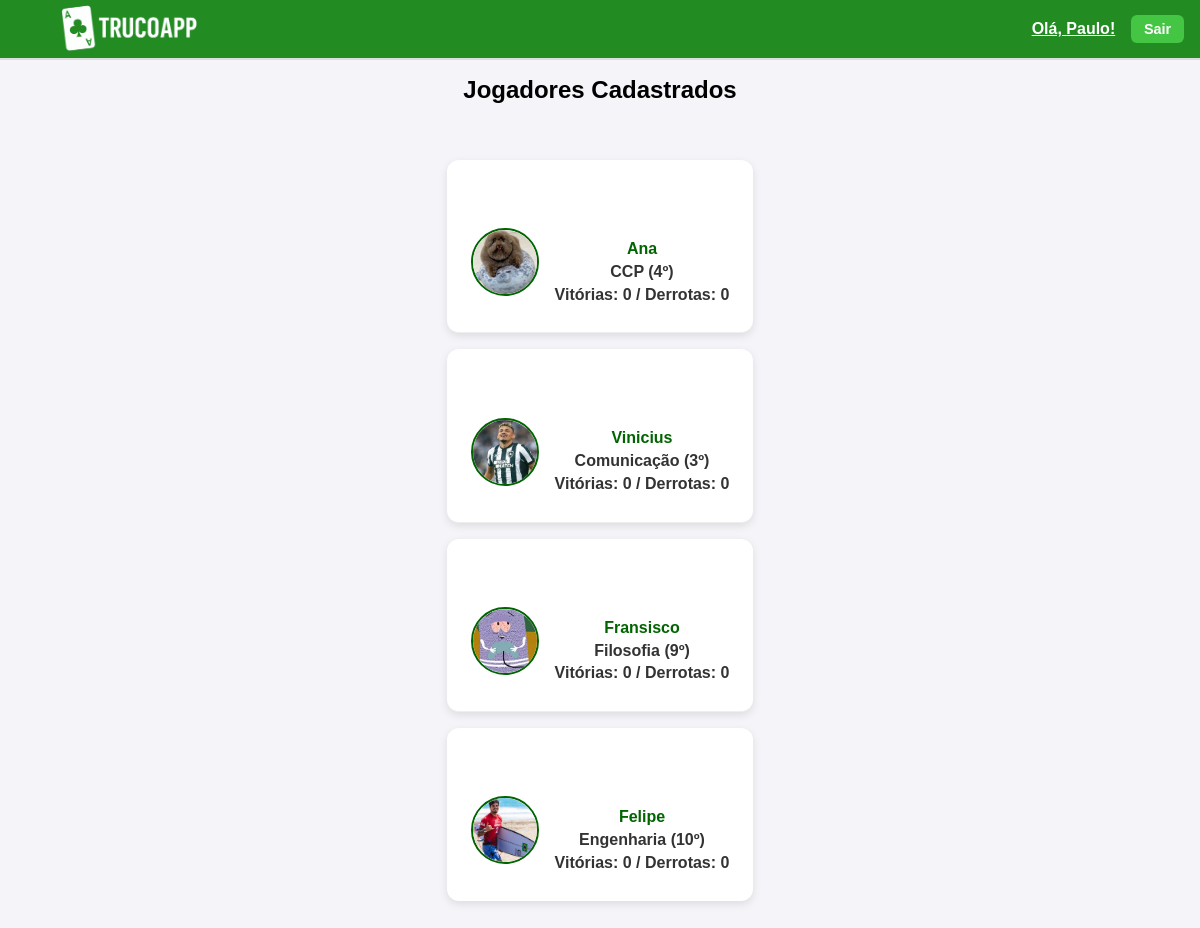
Page /jogadores/ (signed in) on the committed database.
### core/models.py (models this page shows, shortened)
class Jogador(models.Model):
    id = models.AutoField(primary_key=True)
    user = models.OneToOneField(
        User,
        on_delete=models.SET_NULL,
        null=True, blank=True,
        related_name="jogador",
        help_text="Usuário associado a este jogador (opcional)",
    )
    nome = models.CharField(max_length=100, help_text='Entre o nome', blank=True, default="")
    curso = models.CharField(max_length=100, help_text='Entre o curso', blank=True, default="")
    periodo = models.IntegerField(help_text='Informe o período do curso', default=0)
    email = models.EmailField(help_text='Informe o email', max_length=254, blank=True, default="")
    vitorias = models.IntegerField(help_text='Número de vitórias', default=0)
    derrotas = models.IntegerField(help_text='Número de derrotas', default=0)
    imagem = models.ImageField(upload_to='jogadores/', null=True, blank=True)
    dtNasc = models.DateField(
        help_text='Nascimento no formato DD/MM/AAAA',
        verbose_name='Data de nascimento',
        null=True, blank=True,
    )
    @property
    def imagem_url(self) -> str:
        try:
            if self.imagem and self.imagem.name:
                return self.imagem.url
        except ValueError:
            pass
        return static('img/defaultavatar.png')
    from django.db import models

### core/views.py (the view)
# urls.py: path("jogadores/", views.JogadorListView.as_view(), name="jogador_list"),
class JogadorListView(ListView):
    model = Jogador
    template_name = "core/jogador_list.html"   # ⬅️ corrigido
    context_object_name = "jogadores"
    paginate_by = 20  # opcional

### templates/core/jogador_list.html (shortened to what this page needs)
{% extends "core/base.html" %}
{% load static %}
{% block extra_head %}
  <link rel="stylesheet" href="{% static 'css/jogador_list.css' %}" type="text/css">
{% endblock %}
{% block content %}
  <h1>Jogadores Cadastrados</h1>
  <ul class="jogador-list">
    {% for j in jogadores %}
      <li>
        <div class="player-card">
          <img src="{{ j.imagem_url }}" alt="{{ j.nome }}" class="player-img">
          <div class="player-info">
            <a href="{% url 'jogador_detail' j.pk %}">{{ j.nome }}</a>
            <span>{{ j.curso|default:"—" }} ({{ j.periodo|default:"—" }}º)</span>
            <span>Vitórias: {{ j.vitorias|default:0 }} / Derrotas: {{ j.derrotas|default:0 }}</span>
          </div>
        </div>
      </li>
    {% empty %}
      <li>Nenhum jogador cadastrado.</li>
    {% endfor %}
  </ul>
{% endblock %}

### templates/core/base.html (shortened to what this page needs)
{% load static %}
<!DOCTYPE html>
<html lang="pt-BR">
<head>
  <link rel="stylesheet" href="{% static 'css/home.css' %}" type="text/css">
  {% block extra_head %}{% endblock %}
</head>
<body>
<header>
  <a href="{% url 'home' %}" class="logo-home">
    <img src="{% static 'img/logo.png' %}" alt="TrucoApp Logo">
  </a>
  <nav class="user-nav">
    {% if request.user.is_authenticated %}
      {% if request.user.is_staff or request.user.is_superuser %}
        <span class="username">Olá, {{ request.user.username }}!</span>
      {% else %}
        <a href="{% url 'jogador_update_self' %}" class="username" title="Editar meu perfil">
          Olá, {{ request.user.username }}!
        </a>
      {% endif %}
      <form method="post" action="{% url 'logout' %}">
        <button type="submit" class="nav-btn">Sair</button>
      </form>
    {% else %}
      {% if request.resolver_match.url_name != "login" and request.resolver_match.url_name != "signup" %}
        <a href="{% url 'login' %}" class="nav-btn">Entrar</a>
        <a href="{% url 'signup' %}" class="nav-btn">Cadastrar</a>
      {% endif %}
    {% endif %}
  </nav>
</header>
<main>
  {% block content %}{% endblock %}
</main>
</body>
</html>

### static/css/home.css (style rules this page uses)
header { display: flex; justify-content: space-between; align-items: center; padding: 0 1rem; height: 60px; border-bottom: 2px solid #ddd; width: 100%; box-sizing: border-box; background: #228B22; }
body { font-family: Arial, sans-serif; margin: 0; background: #f4f4f9; color: #333; display: flex; flex-direction: column; }
main { display: flex; flex-direction: column; align-items: center; gap: 1.5rem; padding: 1rem; max-width: 900px; margin: auto; }
ul { list-style: none; padding: 0; }
li { padding: 0.5rem 0; border-bottom: 1px solid #eee; }
li:last-child { border-bottom: none; }
.logo-home { display: flex; align-items: center; height: 100%; }
.logo-home img { max-height: 150px; width: auto; display: block; }
.user-nav { display: flex; justify-content: flex-end; align-items: center; gap: 1rem; flex-wrap: wrap; }
.user-nav .username { font-weight: bold; color: white }
.user-nav .nav-btn { background: #4cd34cd2; color: white; padding: 0.4rem 0.8rem; border-radius: 6px; text-decoration: none; font-size: 0.9rem; font-weight: bold; border: none; cursor: pointer; }
.user-nav form { display: inline; }

### static/css/jogador_list.css (style rules this page uses)
body { font-family: Arial, sans-serif; margin: 0; background: #f4f4f9; color: #333; display: flex; flex-direction: column; }
h1 { text-align: center; color: black; margin-bottom: 2rem; }
ul { list-style: none; padding: 0; max-width: 800px; margin: 2rem auto; }
li { background: white; margin-bottom: 1rem; padding: 1rem 1.5rem; border-radius: 12px; box-shadow: 0 3px 8px rgba(0,0,0,0.1); display: flex; flex-direction: column; gap: 0.5rem; }
li a { color: #006400; font-weight: bold; text-decoration: none; }
div { text-align: center; margin-top: 2rem; font-weight: bold; }
div a { margin: 0 1rem; color: #006400; text-decoration: none; }
header { display: flex; justify-content: space-between; align-items: center; padding: 0 1rem; height: 60px; border-bottom: 2px solid #ddd; width: 100%; box-sizing: border-box; background: #228B22; }
.logo-home { display: flex; align-items: center; height: 100%; }
.logo-home img { max-height: 150px; width: auto; display: block; }
h1 { margin: 0; font-size: 1.5rem; color: black; text-align: center; }
.player-card { display: flex; align-items: center; gap: 1rem; }
.player-img { width: 64px; height: 64px; object-fit: cover; border-radius: 50%; border: 2px solid #006400; }
.player-info { display: flex; flex-direction: column; gap: 0.3rem; }

### rows in the picture
Jogador: imagem_url (picture), nome "Ana", curso "CCP", periodo "4", vitorias "0", derrotas "0"
Jogador: imagem_url (picture), nome "Vinicius", curso "Comunicação", periodo "3", vitorias "0", derrotas "0"
Jogador: imagem_url (picture), nome "Fransisco", curso "Filosofia", periodo "9", vitorias "0", derrotas "0"
Jogador: imagem_url (picture), nome "Felipe", curso "Engenharia", periodo "10", vitorias "0", derrotas "0"

### other values in the picture
{{ request.user.username }} "Paulo"
